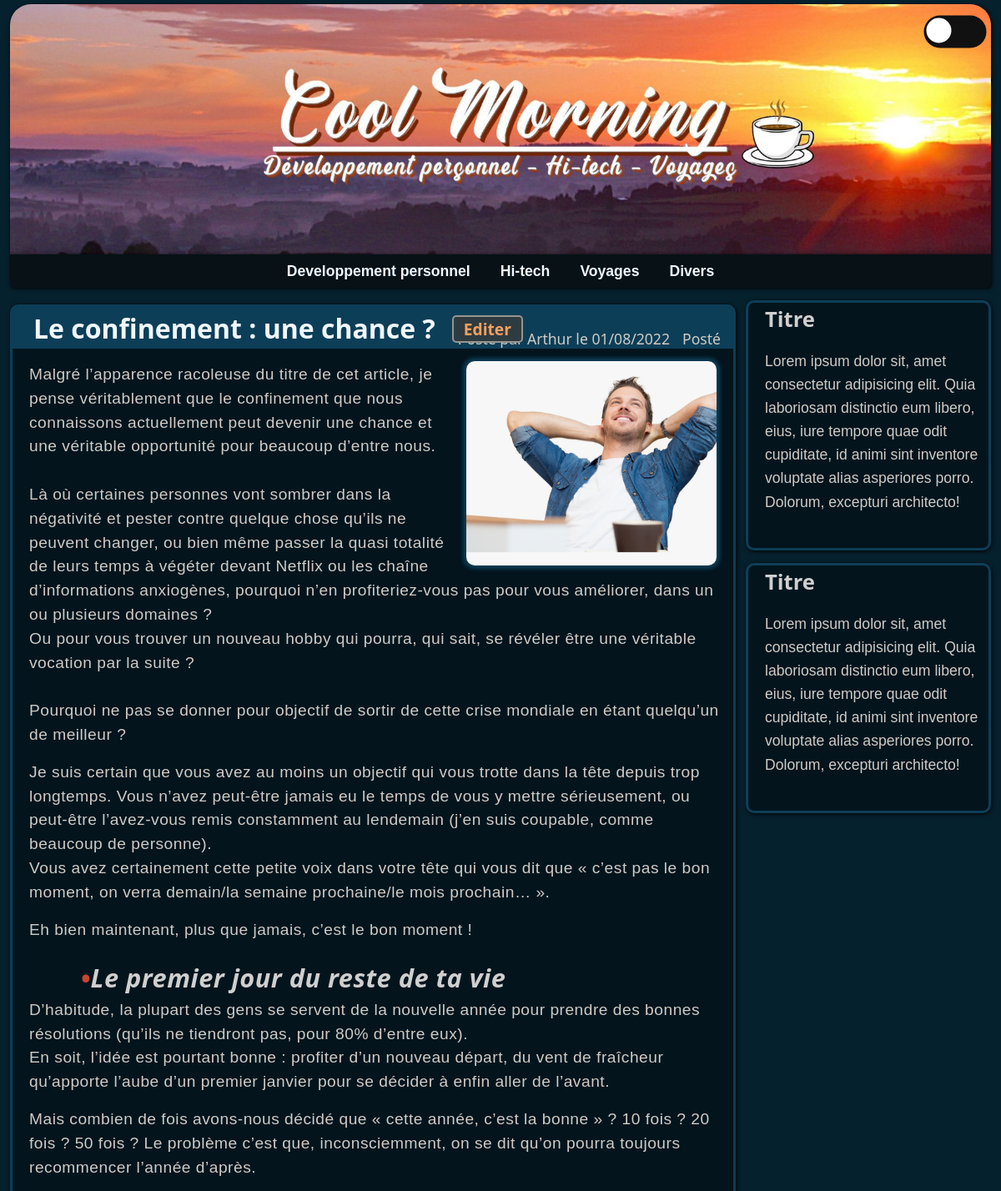
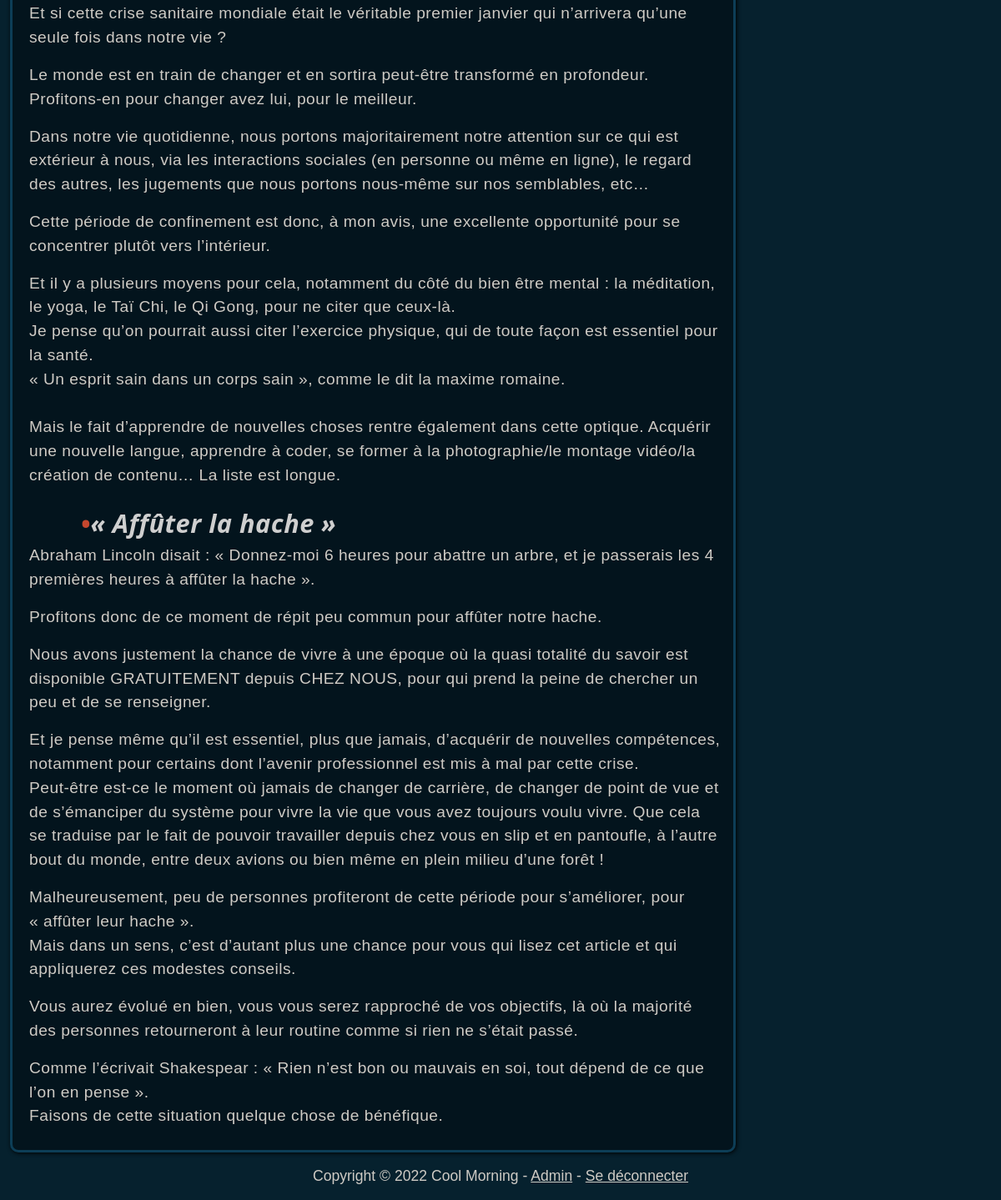
The app's page /article?id=1 with its own data (2 pictures, top to bottom).
### models.py (models this page shows)
class Article(db.Model):
    id = db.Column(db.Integer, primary_key=True)
    title = db.Column(db.String(100), nullable=False)
    text = db.Column(db.Text, nullable=False)
    date = db.Column(db.DateTime, nullable=False)
    scheduled = db.Column(db.Boolean, nullable=False)
    category = db.Column(db.String(50), nullable=False)
    posted = db.Column(db.Boolean, nullable=False)
    author = db.Column(db.String(50), nullable=False)
    img = db.Column(db.String, nullable=False)

### app.py (the view)
@app.route("/article")
def article():
    article = Article.query.filter_by(id=request.args.get("id")).first()
    return render_template("display_article.html", article=article, Markup=Markup)

### templates/display_article.html
{% extends "layout.html" %}
{% block body %}
<div class="row">
    <div class="col-md-9">
        <div class="article" id="begin">
            <div class="article-header">
                <h2>
                    {{ article.title }}
                    {% if session.user != None%}
                        <a class="edit-button" href="/edit_article?id={{ article.id }}">Editer</a>
                    {% endif %}
                </h2>
                {% if session.user != None%}
                    {% if article.posted %}
                        <p class="status">Posté</p>
                    {% else %}
                        <p class="status">Archivé</p>
                    {% endif %}
                {% endif %}
                <p>Posté par {{ article.author }} le {{ article.date.strftime('%d/%m/%Y') }}</p>
            </div>
            <img src="{{ article.img }}" class="thumb">
            <div class="text">
                {{ Markup(article.text) }}
            </div>
        </div>
    </div>
    <div class="col-md-3">
        <div class="aside">
            <h2>Titre</h2>
            <p>Lorem ipsum dolor sit, amet consectetur adipisicing elit. Quia laboriosam distinctio eum libero, eius, iure tempore quae odit cupiditate, id animi sint inventore voluptate alias asperiores porro. Dolorum, excepturi architecto!</p>
        </div>
        <div class="aside">
            <h2>Titre</h2>
            <p>Lorem ipsum dolor sit, amet consectetur adipisicing elit. Quia laboriosam distinctio eum libero, eius, iure tempore quae odit cupiditate, id animi sint inventore voluptate alias asperiores porro. Dolorum, excepturi architecto!</p>
        </div>
    </div>
</div>
{% endblock %}

### static/styles/custom.css (style rules this page uses)
body { background-color: #06212e; font-family: Verdana, Arial, Tahoma, Serif; color: #cfcbc5; }
.article-header { background-color: #0d3e57; border-radius: 6px 6px 0px 0px; padding-left: 25px; height: 50px; }
.article-header h2 { font-family: Candara, Calibri, Segoe, Segoe UI, Optima, Arial, sans-serif; position: absolute; margin-top: 7px; font-weight: bolder; display: inline; }
.article-header h2 a { color: aliceblue; text-decoration: none; }
.article-header h2 { color: aliceblue; }
.article-header p { font-family: Candara, Calibri, Segoe, Segoe UI, Optima, Arial, sans-serif; color: #cfcbc5; display: inline; float: right; font-size: 1.1em; padding-top: 25px; padding-right: 15px; margin-bottom: -2px; }
.aside h2 { color: #cfcfcf; Font-family: Candara, Calibri, Segoe, Segoe UI, Optima, Arial, sans-serif; font-weight: bolder; width: 200px; padding : 5px 0px 5px 30px; padding-left: 20px; font-size: 1.6em; }
.article .thumb { margin: 15px 20px 3px 10px; float: right; border-radius: 10px; width: 300px; height: 245px; object-fit: cover; box-shadow: 0px 0px 5px 4px #0d3e57; }
.article .text, .edit-article .text { font-size: 1.2em; padding: 17px 15px 10px 20px; letter-spacing: 0.5px; }
.article h3 { color: #cfcfcf; font-family: Candara, Calibri, Segoe, Segoe UI, Optima, Arial, sans-serif; font-weight: bold; font-size: 1.6em; font-style: italic; margin-top: 0.8em; margin-bottom: 0.2em; margin-left: 2em; }
.article h3:before { content:"•"; color: #c5472e; display: inline-block; }
.aside p { font-size: 1.1em; padding: 7px 10px 0px 20px; line-height: 1.6em; }
.article, .edit-article { min-height: 350px; }
.edit-button { position: absolute; color: #f8a061 !important; margin-left: 20px; margin-top: 3px !important; font-size: 0.6em; font-weight: bold; text-decoration: none; border: solid 1px #f8a061; background-color: #2e3b40; padding: 3px 12px; border: solid 2px #979591; border-radius: 5px; }
.article, .aside, .edit-article { box-sizing: border-box; background-color: #03141d; border-radius: 10px; border: #0d3e57 solid; box-shadow: 1px 1px 5px black; }
.article { margin-top: 20px; }
.aside { margin-top: 15px; height: 300px; overflow: auto; }
.col-md-3 { padding:0; }
.col-md-9 { padding-left:0; }

### records on screen
Article: title "Le confinement : une chance ?", author "Arthur", date "01/08/2022", text "Malgré l’apparence racoleuse du titre de cet article, je pense véritablement que le confinement que nous connaissons actuellement peut devenir une chance et une véritable opportunité pour beaucoup d’entre nous. Là où certaines personnes vont sombrer dans la négativité et pester contre quelque chose qu’ils ne peuvent changer, ou bien même passer la quasi totalité de leurs temps à végéter devant Netflix ou les chaîne d’informations anxiogènes, pourquoi n’en profiteriez-vous pas pour vous améliorer, dans un ou plusieurs domaines ? Ou pour vous trouver un nouveau hobby qui pourra, qui sait, se révéler être une véritable vocation par la suite ? Pourquoi ne pas se donner pour objectif de sortir…"
